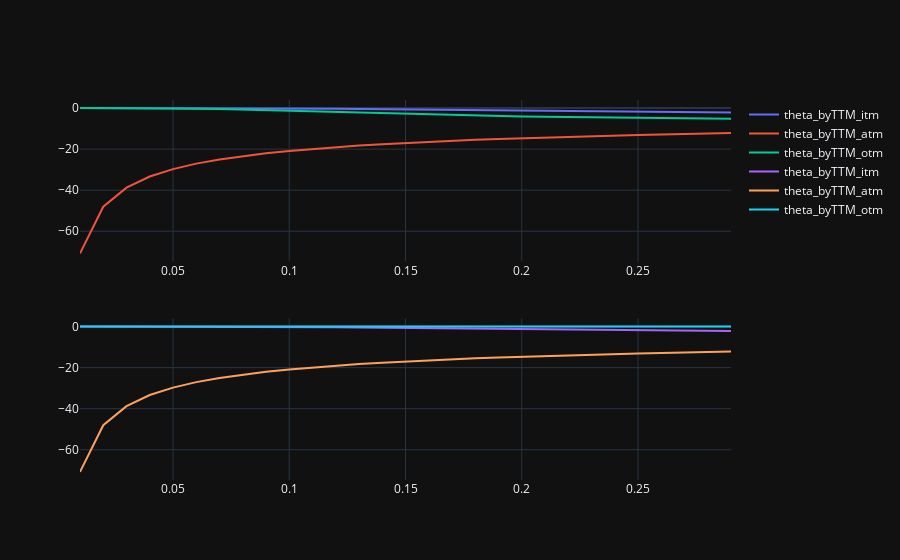

The cell this chart's notebook holds for it:
### Code cell
#ttm
theta_itm = []
theta_atm = []
theta_otm = []

fig = make_subplots(2,1)

for i in np.arange(0.01,0.3,0.01):
    theta_itm.append((get_all_greeks('c', 40000, 30000, i, 0, 0.3)['theta'])[0])
    theta_atm.append((get_all_greeks('c', 40000, 40000, i, 0, 0.3)['theta'])[0])
    theta_otm.append((get_all_greeks('c',40000,50000,i,0,0.3)['theta'])[0])

trace = go.Scatter(x=np.arange(0.01,0.3,0.01),
                   y=theta_itm,
                   mode='lines',
                   name='theta_byTTM_itm')
trace1 = go.Scatter(x=np.arange(0.01,0.3,0.01),
                   y=theta_atm,
                   mode='lines',
                   name='theta_byTTM_atm')
trace2 = go.Scatter(x=np.arange(0.01,0.3,0.01),
                   y=theta_otm,
                   mode='lines',
                   name='theta_byTTM_otm')


fig.add_trace(trace,row=1,col=1)
fig.add_trace(trace1,row=1,col=1)
fig.add_trace(trace2,row=1,col=1)

theta_itm = []
theta_atm = []
theta_otm = []

for i in np.arange(0.01,0.3,0.01):
    theta_itm.append((get_all_greeks('c', 40000, 30000, i, 0, 0.3)['theta'])[0])
    theta_atm.append((get_all_greeks('c', 40000, 40000, i, 0, 0.3)['theta'])[0])
    theta_otm.append((get_all_greeks('c',40000,80000,i,0,0.3)['theta'])[0])

trace = go.Scatter(x=np.arange(0.01,0.3,0.01),
                   y=theta_itm,
                   mode='lines',
                   name='theta_byTTM_itm')
trace1 = go.Scatter(x=np.arange(0.01,0.3,0.01),
                   y=theta_atm,
                   mode='lines',
                   name='theta_byTTM_atm')
trace2 = go.Scatter(x=np.arange(0.01,0.3,0.01),
                   y=theta_otm,
                   mode='lines',
                   name='theta_byTTM_otm')
fig.add_trace(trace,row=2,col=1)
fig.add_trace(trace1,row=2,col=1)
fig.add_trace(trace2,row=2,col=1)

py.offline.iplot(figure_or_data=fig,image_width = 1500,image_height=1200)

### Figure 1 — Plotly figure (JSON) as saved in the notebook; plotly's stock layout.template omitted (floating-point values rounded to 4 significant figures)
{"data": [{"mode": "lines", "name": "theta_byTTM_itm", "x": [0.01, 0.02, 0.03, 0.04, 0.05, 0.06, 0.07, 0.08, 0.09, 0.1, 0.11, 0.12, 0.13, 0.14, 0.15, 0.16, 0.17, 0.18, 0.19, 0.2, 0.21, 0.22, 0.23, 0.24, 0.25, 0.26, 0.27, 0.28, 0.29], "xaxis": "x", "y": [0.0, -1.219e-09, -3.847e-06, -0.0002001, -0.002032, -0.009241, -0.02672, -0.05848, -0.1065, -0.1708, -0.2499, -0.3415, -0.4433, -0.5525, -0.6669, -0.7844, -0.9034, -1.022, -1.14, -1.256, -1.369, -1.479, -1.586, -1.688, -1.787, -1.882, -1.973, -2.06, -2.142], "yaxis": "y", "type": "scatter"}, {"mode": "lines", "name": "theta_byTTM_atm", "x": [0.01, 0.02, 0.03, 0.04, 0.05, 0.06, 0.07, 0.08, 0.09, 0.1, 0.11, 0.12, 0.13, 0.14, 0.15, 0.16, 0.17, 0.18, 0.19, 0.2, 0.21, 0.22, 0.23, 0.24, 0.25, 0.26, 0.27, 0.28, 0.29], "xaxis": "x", "y": [-70.81, -48.07, -38.76, -33.36, -29.72, -27.07, -25.01, -23.37, -22.01, -20.86, -19.87, -19.02, -18.26, -17.59, -16.98, -16.44, -15.94, -15.49, -15.07, -14.68, -14.32, -13.99, -13.68, -13.39, -13.12, -12.86, -12.61, -12.38, -12.17], "yaxis": "y", "type": "scatter"}, {"mode": "lines", "name": "theta_byTTM_otm", "x": [0.01, 0.02, 0.03, 0.04, 0.05, 0.06, 0.07, 0.08, 0.09, 0.1, 0.11, 0.12, 0.13, 0.14, 0.15, 0.16, 0.17, 0.18, 0.19, 0.2, 0.21, 0.22, 0.23, 0.24, 0.25, 0.26, 0.27, 0.28, 0.29], "xaxis": "x", "y": [-8.903e-12, -2.222e-05, -0.002826, -0.02913, -0.1127, -0.2705, -0.4969, -0.7748, -1.085, -1.411, -1.741, -2.065, -2.376, -2.673, -2.952, -3.213, -3.455, -3.68, -3.887, -4.077, -4.253, -4.414, -4.561, -4.696, -4.82, -4.933, -5.036, -5.131, -5.217], "yaxis": "y", "type": "scatter"}, {"mode": "lines", "name": "theta_byTTM_itm", "x": [0.01, 0.02, 0.03, 0.04, 0.05, 0.06, 0.07, 0.08, 0.09, 0.1, 0.11, 0.12, 0.13, 0.14, 0.15, 0.16, 0.17, 0.18, 0.19, 0.2, 0.21, 0.22, 0.23, 0.24, 0.25, 0.26, 0.27, 0.28, 0.29], "xaxis": "x2", "y": [0.0, -1.219e-09, -3.847e-06, -0.0002001, -0.002032, -0.009241, -0.02672, -0.05848, -0.1065, -0.1708, -0.2499, -0.3415, -0.4433, -0.5525, -0.6669, -0.7844, -0.9034, -1.022, -1.14, -1.256, -1.369, -1.479, -1.586, -1.688, -1.787, -1.882, -1.973, -2.06, -2.142], "yaxis": "y2", "type": "scatter"}, {"mode": "lines", "name": "theta_byTTM_atm", "x": [0.01, 0.02, 0.03, 0.04, 0.05, 0.06, 0.07, 0.08, 0.09, 0.1, 0.11, 0.12, 0.13, 0.14, 0.15, 0.16, 0.17, 0.18, 0.19, 0.2, 0.21, 0.22, 0.23, 0.24, 0.25, 0.26, 0.27, 0.28, 0.29], "xaxis": "x2", "y": [-70.81, -48.07, -38.76, -33.36, -29.72, -27.07, -25.01, -23.37, -22.01, -20.86, -19.87, -19.02, -18.26, -17.59, -16.98, -16.44, -15.94, -15.49, -15.07, -14.68, -14.32, -13.99, -13.68, -13.39, -13.12, -12.86, -12.61, -12.38, -12.17], "yaxis": "y2", "type": "scatter"}, {"mode": "lines", "name": "theta_byTTM_otm", "x": [0.01, 0.02, 0.03, 0.04, 0.05, 0.06, 0.07, 0.08, 0.09, 0.1, 0.11, 0.12, 0.13, 0.14, 0.15, 0.16, 0.17, 0.18, 0.19, 0.2, 0.21, 0.22, 0.23, 0.24, 0.25, 0.26, 0.27, 0.28, 0.29], "xaxis": "x2", "y": [-1.512e-116, -3.884e-58, -1.483e-38, -1.031e-28, -8.647e-23, -7.668e-19, -4.981e-16, -6.299e-14, -2.678e-12, -5.318e-11, -6.077e-10, -4.594e-09, -2.529e-08, -1.086e-07, -3.827e-07, -1.148e-06, -3.018e-06, -7.108e-06, -1.527e-05, -3.032e-05, -5.632e-05, -9.875e-05, -0.0001647, -0.0002628, -0.0004037, -0.0005994, -0.0008635, -0.001211, -0.001658], "yaxis": "y2", "type": "scatter"}], "layout": {"xaxis": {"anchor": "y", "domain": [0.0, 1.0]}, "yaxis": {"anchor": "x", "domain": [0.575, 1.0]}, "xaxis2": {"anchor": "y2", "domain": [0.0, 1.0]}, "yaxis2": {"anchor": "x2", "domain": [0.0, 0.425]}}}
